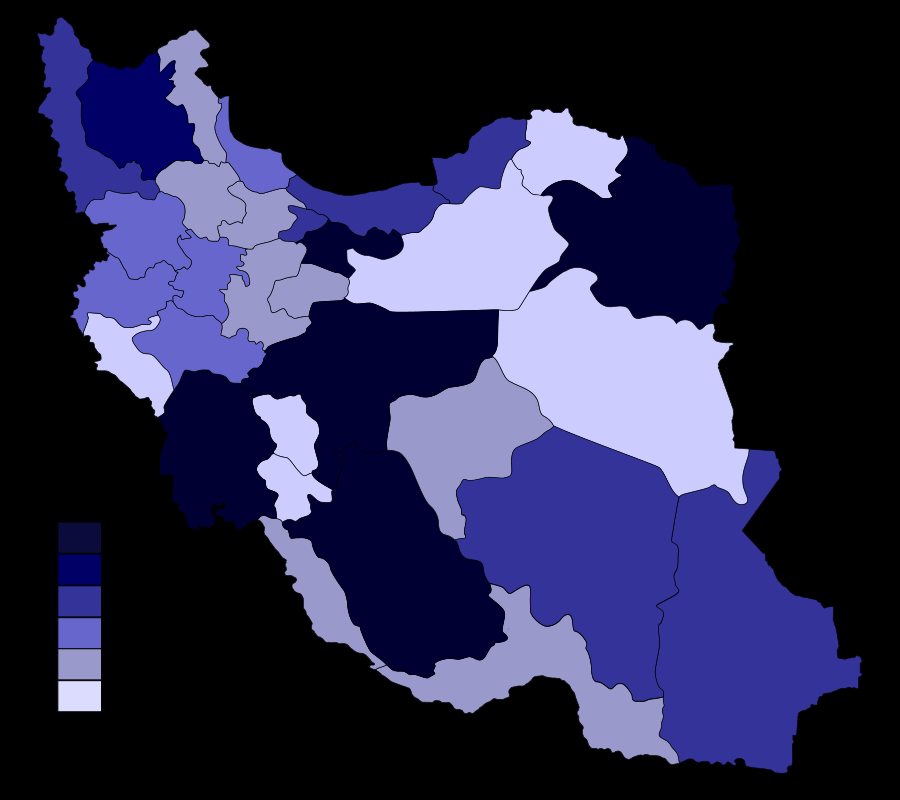
#> input picture HW1/5/P5/provinces_of_iran_by_population.png, 900 x 800 px
$ python f.py
#> lines starting #> are read from the running program, lines starting #| are printed output that depends on the picture; after the words box and inside, x2 and y2 are one past the last pixel; in counts of white or black regions, pixels touching at a corner belong together; long printed decimals are rounded
import numpy as np
from matplotlib import image
from matplotlib import pyplot as plt
import cv2

image = cv2.imread("P5/provinces_of_iran_by_population.png",cv2.IMREAD_UNCHANGED)
#> image is the input picture: shape (800, 900, 4); mean B, G, R, A 75.7, 41.9, 41.9, 127
image = image[:,int(image.shape[1]/2):]
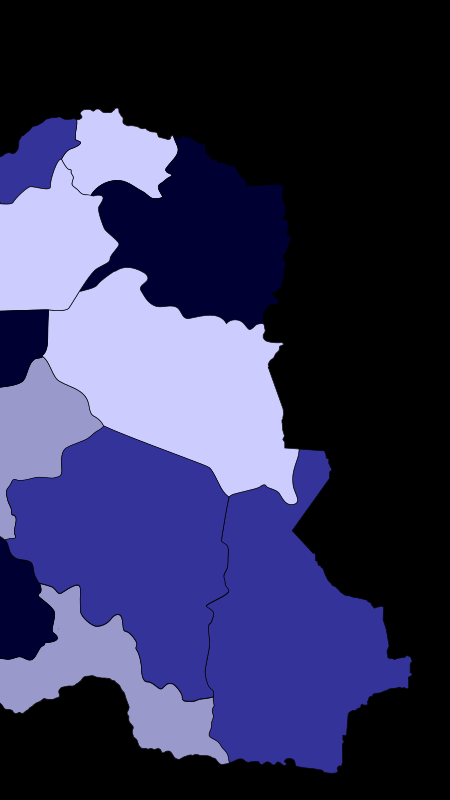
#> image: shape (800, 450, 4); mean B, G, R, A 86.9, 49.9, 49.9, 131.8
transparent_area = len(np.where(image[:,:,3] == 0)[0])
#> transparent_area = 172944
image = cv2.cvtColor(image, cv2.COLOR_BGR2RGB)
#> image: shape (800, 450, 3)

color_range_1m = [(177,177,221),(204,204,255)]
mask_1m = cv2.inRange(image,color_range_1m[0],color_range_1m[1])
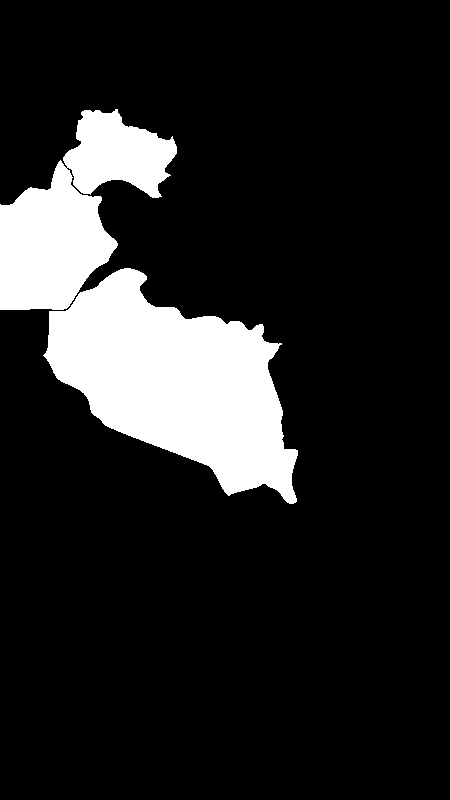
#> mask_1m: shape (800, 450); 14.2% white; 2 white regions, box (x1, y1, x2, y2) and area: (43, 268, 298, 504) 32909, (0, 109, 177, 310) 18075
idxs_1m = np.where(mask_1m == 255)
#> idxs_1m = 50984 positions, rows 109 to 503, columns 0 to 297
image[idxs_1m] = (57,57,57)
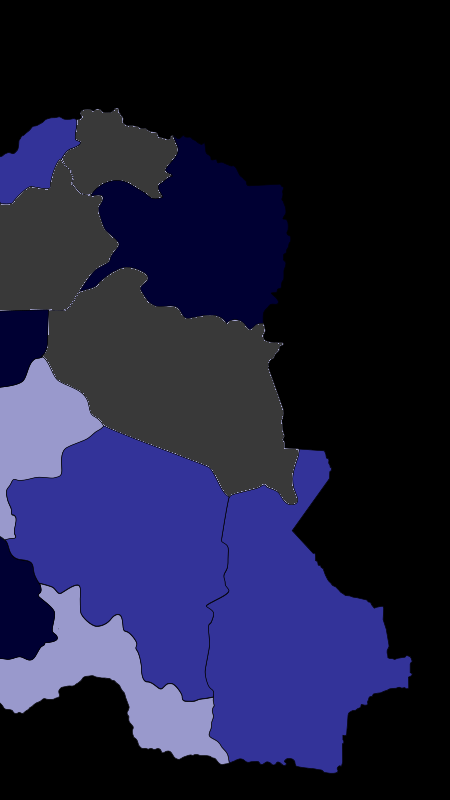
#> image: shape (800, 450, 3); mean R, G, B 29.1, 29.1, 58.9

plt.imshow(image)
plt.show()

countrie_area = image.shape[0] * image.shape[1] - transparent_area
#> countrie_area = 187056
area_1m = len(idxs_1m[0])
#> area_1m = 50984

print("percentage of provinces with less than 1 million population in the eastern part: ", area_1m/countrie_area*100)
#| percentage of provinces with less than 1 million population in the eastern part:  27.256
